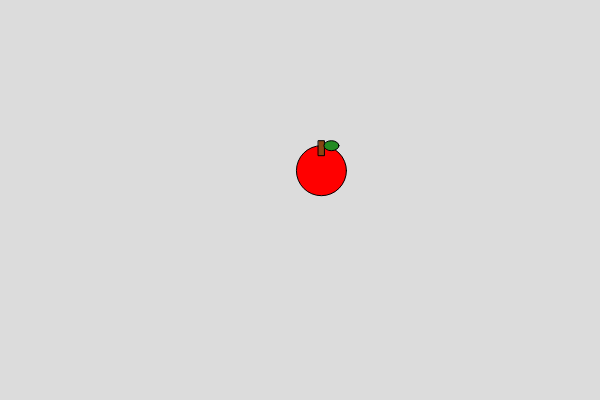
Frame 1 (no input)
Frame 60 (no input): identical to frame 1, image omitted
Frame 120 (the mouse pressed at the canvas centre since frame 60): identical to frame 1, image omitted

The p5.js sketch that drew this single still picture (run headless with seeded random() and noise() and a simulated clock; from frame 60 on, the mouse is pressed at the canvas centre):

// p5.js sketch
// ── sketch.js
let apple;
let speed = 5;
let moveTime = 0;

function setup() {
  createCanvas(600, 400);
  apple = new Food(width / 2, height / 2);
}

function draw() {
  background(220);
  
  apple.update();
  apple.display();
}

class Food {
  constructor(x, y) {
    this.x = x;
    this.y = y;
    this.size = 50;
  }
  
  update() {
    // Move randomly every 2 seconds
    if (millis() > moveTime) {
      this.x += random(-50, 50);
      this.y += random(-50, 50);
      moveTime = millis() + 2000;
    }

    // Keep within bounds
    this.x = constrain(this.x, 0, width - this.size);
    this.y = constrain(this.y, 0, height - this.size);
  }
  
  display() {
    // Draw apple body
    fill(255, 0, 0);
    ellipse(this.x, this.y, this.size, this.size);
    
    // Draw apple stem
    fill(139, 69, 19);
    rect(this.x - 3, this.y - 30, 6, 15);
    
    // Draw leaf
    fill(34, 139, 34);
    ellipse(this.x + 10, this.y - 25, 15, 10);
  }
}

// Move using WASD keys
function keyPressed() {
  if (key === 'w' || key === 'W') apple.y -= speed;
  if (key === 's' || key === 'S') apple.y += speed;
  if (key === 'a' || key === 'A') apple.x -= speed;
  if (key === 'd' || key === 'D') apple.x += speed;
}
